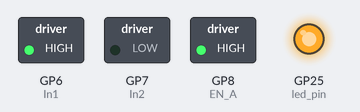
Bench run of a program on a simulated Raspberry Pi Pico running MicroPython. On the bench: switched loads named in the program (green lamp = pin HIGH), output pins drawn as LEDs (lit = HIGH).

Above: at 2.5 s.
At 10.5 s:
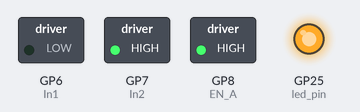
At 18.5 s:
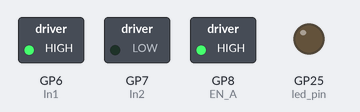
At 22.5 s:
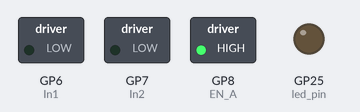
At 26.5 s:
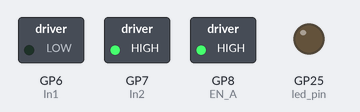
At 38.5 s:
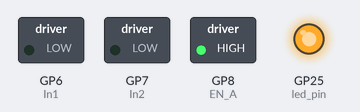
Timing chart, 0 to 41.6 s (numbered marks = the images above):
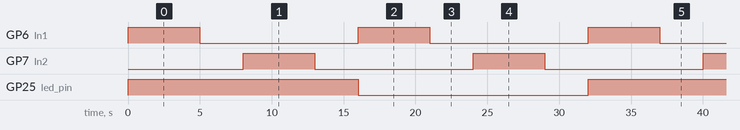

The program:

l298n.py
```python
###
# l298n.py
# A simple demo/poc for the L298N Stepper Motor Drive Controller
###

from machine import Pin
import time #importing time for delay

# RPI LED Status blink
led_pin = Pin("LED", Pin.OUT)

# Defining motor pins
# OUT1 & OUT2
In1=Pin(6,Pin.OUT)
In2=Pin(7,Pin.OUT)
EN_A=Pin(8,Pin.OUT)
EN_A.high()

# Forward
def move_forward():
    In1.high()
    In2.low()

# Backward
def move_backward():
    In1.low()
    In2.high()

# Stop
def stop():
    In1.low()
    In2.low()

while True:

    # toggle on/off LED
    led_pin.toggle()

    move_forward()
    time.sleep(5)
    stop()
    time.sleep(3)
    move_backward()
    time.sleep(5)
    stop()
    time.sleep(3)
```

Measured:
- by itself, GP6 (In1), GP7 (In2): alternates HIGH for 5.0 s and LOW for 11.0 s
- by itself, GP25 (led_pin): alternates HIGH for 16.0 s and LOW for 16.0 s
- by itself, everything shown: repeats every 32.0 s, in 8 steps
